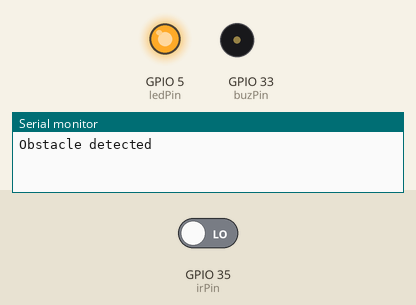
Bench run of a sketch on a simulated ESP32. Parts: output pins drawn as LEDs (lit = HIGH), buzzer (waves = sounding, pin HIGH), the last lines printed to the serial monitor. Inputs (shaded band) come from the test bench; at power-on: GPIO 35 (irPin) LOW.

Above: at 1.25 s.
1.3 s: GPIO 35 (irPin) driven HIGH
At 2.0 s:
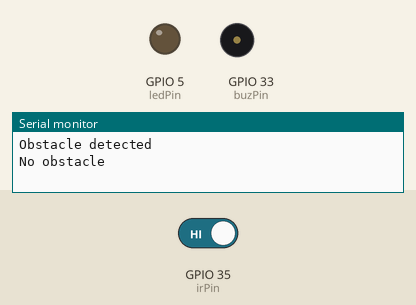
2.8 s: GPIO 35 (irPin) driven LOW
At 2.9 s:
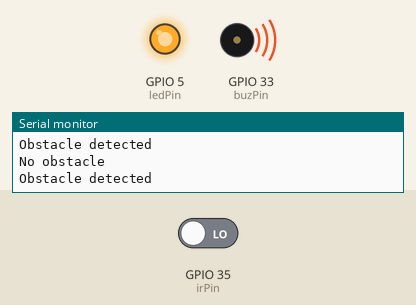
Timing chart, 0 to 11.8 s (numbered marks = the images above; inputs shaded):
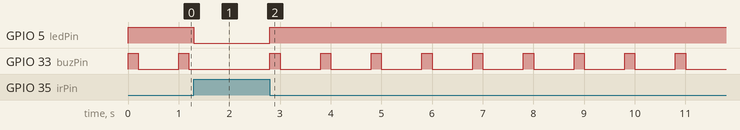

The sketch:

13-ir-obstacle-alarm.ino
```cpp
// IR obstacle alarm: while an obstacle is in front of the sensor,
// the LED stays on and the buzzer beeps

// set pin numbers
const int irPin = 35;   // the number of the IR module OUT pin
const int ledPin = 5;   // the number of the LED pin
const int buzPin = 33;  // the number of the active buzzer pin

// how long the buzzer is on and off, in milliseconds
const unsigned long onTime = 200;   // beep
const unsigned long offTime = 800;  // silence

// remembers whether the buzzer is currently on
bool buzzerOn = false;

// remembers the previous obstacle state, to print only when it changes
bool lastObstacle = false;

// the time (in ms) when the buzzer state was last changed
unsigned long lastChange = 0;

void setup() {
  Serial.begin(115200);

  // the module drives the pin, so a plain INPUT is enough
  pinMode(irPin, INPUT);
  pinMode(ledPin, OUTPUT);
  pinMode(buzPin, OUTPUT);

  // pretend the silence has already lasted long enough,
  // so the first beep starts right away
  lastChange = millis() - offTime;
}

void loop() {
  // this module gives LOW when there is an obstacle
  bool obstacle = (digitalRead(irPin) == LOW);

  // print only when the state changes
  if (obstacle != lastObstacle) {
    Serial.println(obstacle ? "Obstacle detected" : "No obstacle");
    lastObstacle = obstacle;
  }

  if (obstacle) {
    // how long the current buzzer state has lasted
    unsigned long elapsed = millis() - lastChange;

    if (buzzerOn && elapsed >= onTime) {
      // the beep lasted long enough: turn the buzzer off
      digitalWrite(buzPin, LOW);
      buzzerOn = false;
      lastChange = millis();
    } else if (!buzzerOn && elapsed >= offTime) {
      // the silence lasted long enough: turn the buzzer on
      digitalWrite(buzPin, HIGH);
      buzzerOn = true;
      lastChange = millis();
    }

    digitalWrite(ledPin, HIGH);
  } else {
    // no obstacle: make sure both the buzzer and the LED are really off
    digitalWrite(buzPin, LOW);
    buzzerOn = false;
    digitalWrite(ledPin, LOW);

    // so the next beep starts right away when an obstacle appears
    lastChange = millis() - offTime;
  }
}
```

Measured:
- after the input at 1.3 s, GPIO 5 (ledPin): HIGH → LOW at once; GPIO 33 (buzPin): stays LOW (without the input it goes to HIGH after 0.70 s)
- after the input at 2.8 s, GPIO 5 (ledPin): LOW → HIGH at once; GPIO 33 (buzPin): alternates HIGH for 0.20 s and LOW for 0.80 s, starting at once
- by itself, GPIO 33 (buzPin): alternates HIGH for 0.20 s and LOW for 0.80 s
